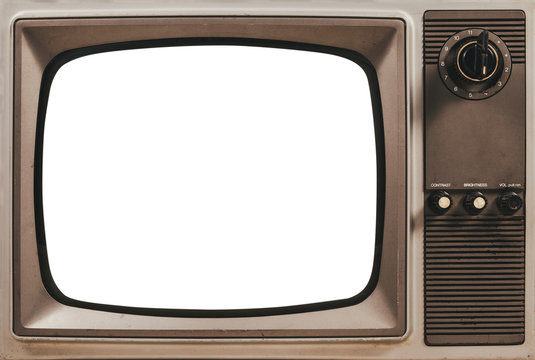
#> input picture 4.Image Processing/4.2.NoisyTv/input/tv.jpg, 535 x 360 px
$ python tv_noisy.py
#> lines starting #> are read from the running program, lines starting #| are printed output that depends on the picture
import cv2
import numpy as np
import matplotlib.pyplot as plt
import random
from PIL import Image, ImageDraw
import imageio

tvscreen = []

for i in range(45):
    tv = cv2.imread('input/tv.jpg', cv2.IMREAD_GRAYSCALE)
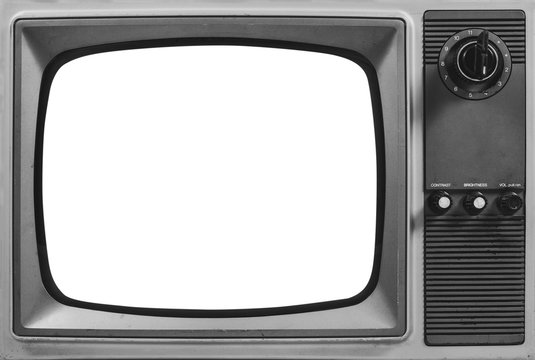
#> tv: shape (360, 535); min 0, max 255, mean 169.2
    roi = tv[45:310, 40:380]
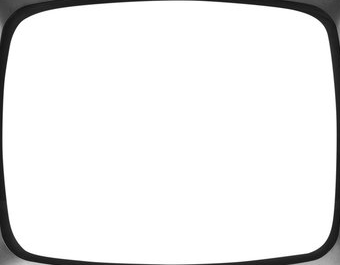
#> roi: shape (265, 340); min 9, max 255, mean 237.3
    noisysc = np.zeros((roi.shape[0], roi.shape[1]), dtype='uint8')
    row, col = noisysc.shape
#> row = 265; col = 340
    for i in range(1, row-1):
        for j in range(1, col-1):
            noisysc[i][j] = random.choice([0, 255])
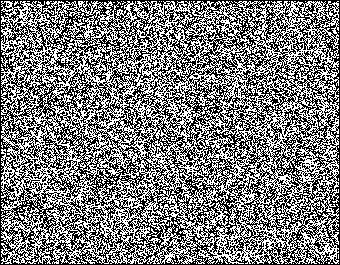
#> noisysc: shape (265, 340); 49.1% white in thin lines or dots
    tv[45:310, 40:380] = noisysc
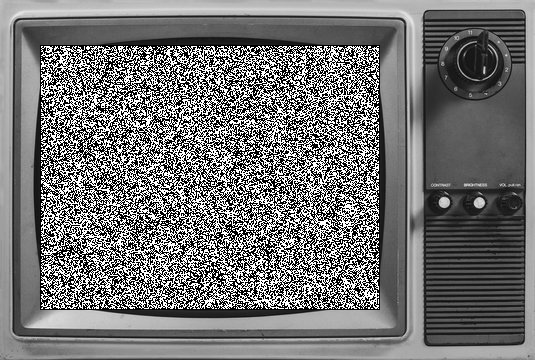
#> tv: shape (360, 535); min 0, max 255, mean 116.7
    tvscreen.append(tv)

imageio.mimwrite('output/tvscreen1.gif', tvscreen)
cv2.waitKey()
